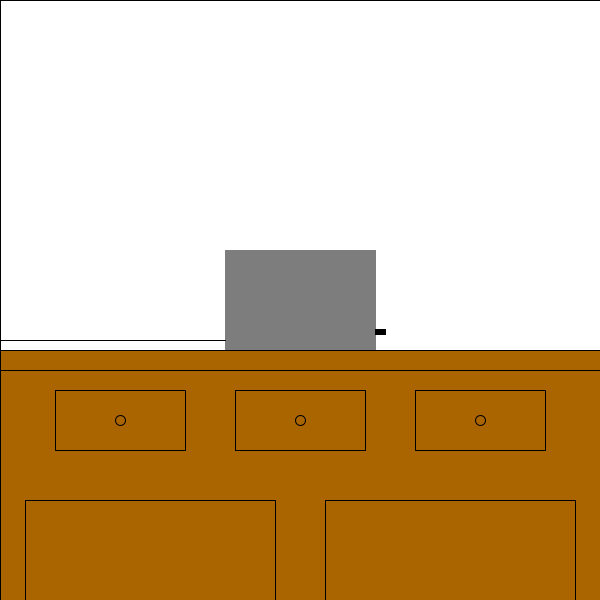
Frame 1 (no input)
Frame 60 (the mouse pressed at the canvas centre just before this capture): identical to frame 1, image omitted
Frame 120 (the mouse held since frame 60 and released just before this capture): identical to frame 1, image omitted

The Processing sketch that drew this single still picture (run headless with seeded random() and noise(); from frame 60 on, the mouse is pressed at the canvas centre):

// Processing sketch: processing_73212
// ── processing_73212.pde

//Megan Gabel
//Program 6
//This program allows you to make your own toast by 
//clicking the little black knob.
//You can pick up the toast by clicking on it.
//Be wary about the time you let your toast sit,
//or else it will burn!

//Amount of time until toast will burn
final float SECONDS_UNTIL_BURNT_TOAST = 6;

//Sets up toast not being present initially
boolean toast = false;

//Sets initial time to 0
float timeOfPickup = 0;

//Sets up general background/size
void setup() {
  size(600, 600);
  rectMode(CENTER);
  smooth();
  background(255);
}

//Draws the parts of the scene which don't change
void draw() {
  fill(255);
  rect(300, 300, 600, 600);
  if (toast == true) {
    if (timeInToaster()>SECONDS_UNTIL_BURNT_TOAST) {
      drawBurntToast();
    }
    else {
      drawToast();
    }
  }
  drawToaster();
  drawCounter();
}

//Draws the toaster and cord
void drawToaster() {
  stroke(125);
  fill(125);
  rect(300, 300, 150, 100);
  stroke(0);
  fill(0);
  rect(380, 332, 10, 5);
  line(0, 340, 225, 340);
}

//Draws the counter and drawers below
void drawCounter() {
  fill(170, 100, 0);
  rect(300, 370, 600, 40);
  rect(300, 500, 600, 260);
  rect(120, 420, 130, 60);
  rect(300, 420, 130, 60);
  rect(480, 420, 130, 60);
  ellipse(120, 420, 10, 10);
  ellipse(300, 420, 10, 10);
  ellipse(480, 420, 10, 10);
  rect(150, 600, 250, 200);
  rect(450, 600, 250, 200);
}

//Draws the toast
void drawToast() {
  stroke(100, 50, 0);
  fill(100, 50, 0);
  rect(265, 235, 50, 30);
  ellipse(250, 220, 30, 30);
  ellipse(280, 220, 30, 30);
  rect(335, 235, 50, 30);
  ellipse(320, 220, 30, 30);
  ellipse(350, 220, 30, 30);
  stroke(230, 170, 100);
  fill(230, 170, 100);
  rect(265, 235, 40, 30);
  ellipse(250, 220, 25, 25);
  ellipse(280, 220, 25, 25);
  rect(335, 235, 40, 30);
  ellipse(320, 220, 25, 25);
  ellipse(350, 220, 25, 25);
}

//Draws the burnt toast
void drawBurntToast() {
  stroke(0);
  fill(0);
  rect(265, 235, 50, 30);
  ellipse(250, 220, 30, 30);
  ellipse(280, 220, 30, 30);
  rect(335, 235, 50, 30);
  ellipse(320, 220, 30, 30);
  ellipse(350, 220, 30, 30);
}

//Allows the toast to pop out of the toaster
//If toast is clicked on, it will disappear
//Be careful to grab the toast quickly,
//or else it will burn!
void mousePressed() {
  if (mouseX < 390 && mouseX > 370 
    && mouseY < 337 && mouseY > 327) {
    toast=true;
  }
  else {
    if (mouseX < 375 && mouseX > 225 
      && mouseY < 250 && mouseY > 220) {
      toast = false;
      timeOfPickup = millis();
    }
  }
}

//Calculates the time that the toast has been in the toaster
//After the toast is grabbed, resets toaster's timer
float timeInToaster() {
  float millisecondsInToaster = millis()-timeOfPickup;
  float result = millisecondsInToaster/1000;
  return result;
}
